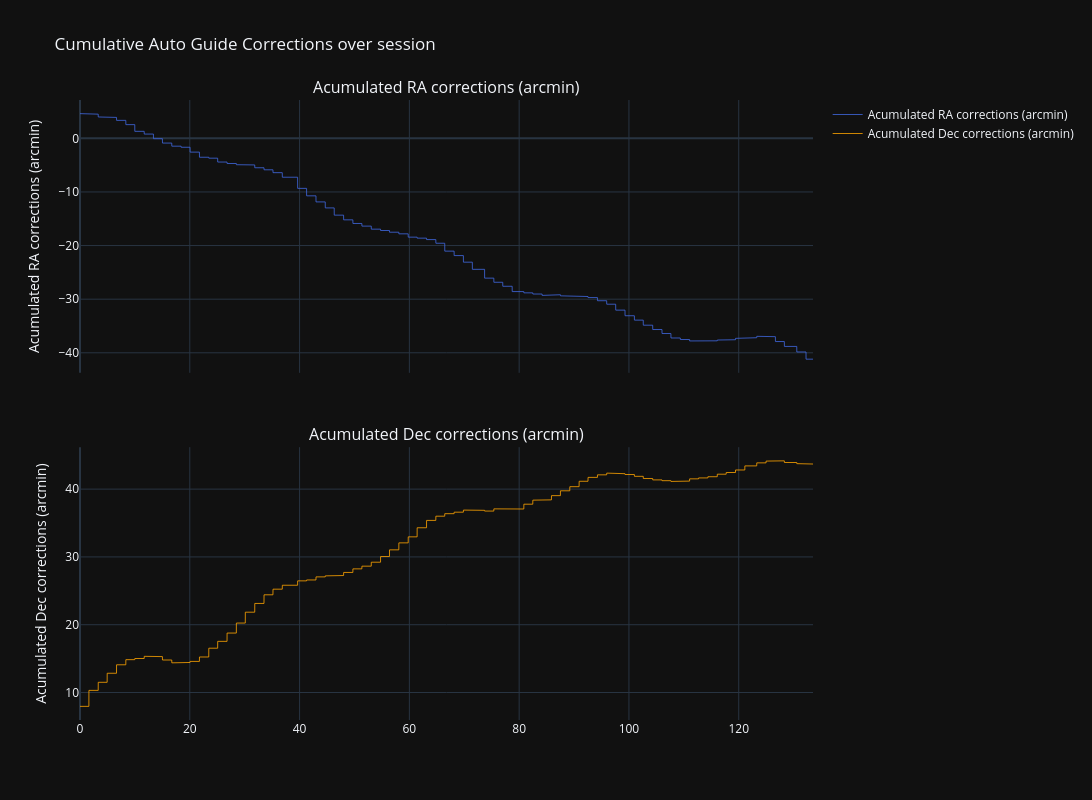

Notebook cell for this chart:
### Markdown cell above
# Cumulative Pulse Guide Corrections vs Time

### Code cell
xdata = df['t_sec'] / 60
ydata = [
    #row, dataset,            name,                color
    (1,   df['phd2_ra']*60,  'Acumulated RA corrections (arcmin)',  'royalblue'),
    (2,   df['phd2_dec']*60, 'Acumulated Dec corrections (arcmin)', 'orange'),
]
rows = len(set([row for row, y,name,color in ydata]))
fig = make_subplots(rows=rows, cols=1, shared_xaxes=True,
    subplot_titles=[name for row, y,name,color in ydata],
    vertical_spacing=0.12)


for (row, y, name, color) in ydata:
    fig.add_trace(go.Scatter(x=xdata, y=y,
        mode='lines', line=dict(color=color, width=0.8), hovertext=df['timestamp'],
        name=name), row=row, col=1)
    fig.update_yaxes(title_text=name, row=row, col=1)

fig.update_xaxes(title_text='Time (minutes)', row=3, col=1)
fig.update_layout(height=800, width=1200, template="plotly_dark",
        title='Cumulative Auto Guide Corrections over session')
fig.show()

### Figure 1 — Plotly figure (JSON) as saved in the notebook; plotly's stock layout.template omitted (floating-point values rounded to 4 significant figures; data arrays with more than 128 entries replaced by an {"elided": "..."} marker saying what was removed)
{"data": [{"hovertext": {"elided": "15705 str values"}, "line": {"color": "royalblue", "width": 0.8}, "mode": "lines", "name": "Acumulated RA corrections (arcmin)", "type": "scatter", "x": {"elided": "15705 float values"}, "xaxis": "x", "y": {"elided": "15705 float values"}, "yaxis": "y"}, {"hovertext": {"elided": "15705 str values"}, "line": {"color": "orange", "width": 0.8}, "mode": "lines", "name": "Acumulated Dec corrections (arcmin)", "type": "scatter", "x": {"elided": "15705 float values"}, "xaxis": "x2", "y": {"elided": "15705 float values"}, "yaxis": "y2"}], "layout": {"annotations": [{"font": {"size": 16}, "showarrow": false, "text": "Acumulated RA corrections (arcmin)", "x": 0.5, "xanchor": "center", "xref": "paper", "y": 1, "yanchor": "bottom", "yref": "paper"}, {"font": {"size": 16}, "showarrow": false, "text": "Acumulated Dec corrections (arcmin)", "x": 0.5, "xanchor": "center", "xref": "paper", "y": 0.44, "yanchor": "bottom", "yref": "paper"}], "height": 800, "title": {"text": "Cumulative Auto Guide Corrections over session"}, "width": 1200, "xaxis": {"anchor": "y", "domain": [0, 1], "matches": "x2", "showticklabels": false}, "xaxis2": {"anchor": "y2", "domain": [0, 1]}, "yaxis": {"anchor": "x", "domain": [0.56, 1], "title": {"text": "Acumulated RA corrections (arcmin)"}}, "yaxis2": {"anchor": "x2", "domain": [0, 0.44], "title": {"text": "Acumulated Dec corrections (arcmin)"}}}}
